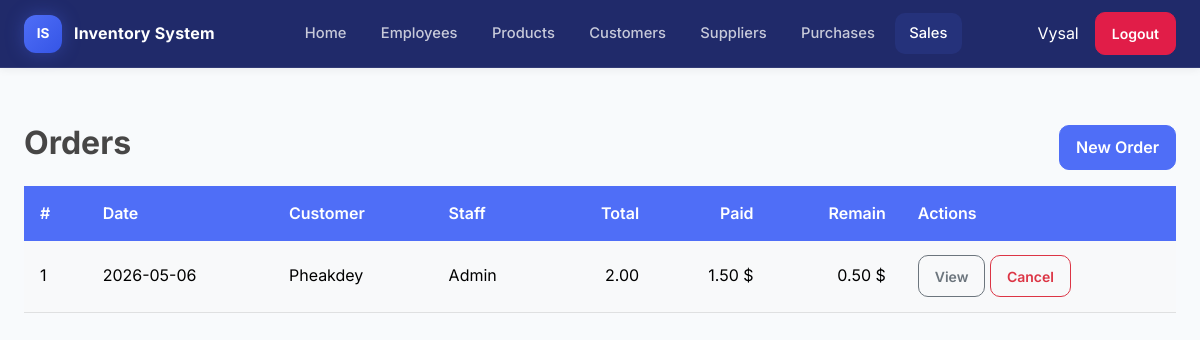
The app's page /orders/ (signed in) with its own data.
### sales/models.py (models this page shows, shortened)
class Order(models.Model):
    customer = models.ForeignKey(Customer, on_delete=models.PROTECT)
    user = models.ForeignKey(
        settings.AUTH_USER_MODEL, on_delete=models.PROTECT, related_name="orders"
    )
    total_amount = models.DecimalField(max_digits=10, decimal_places=2, default=Decimal("0"))
    total_paid = models.DecimalField(max_digits=10, decimal_places=2, default=Decimal("0"))
    total_remain = models.DecimalField(max_digits=10, decimal_places=2, default=Decimal("0"))
    created_at = models.DateTimeField(auto_now_add=True)
    class Meta:
        ordering = ["-created_at"]

### customers/models.py (models this page shows, shortened)
class Customer(models.Model):
    name = models.CharField(max_length=100)
    phone = models.CharField(max_length=20)
    address = models.TextField(blank=True)
    class Meta:
        ordering = ["name"]

### sales/views.py (the view)
# urls.py: path("", views.order_list, name="order_list"),
@login_required
def order_list(request):
    orders = (
        Order.objects.select_related("customer", "user")
        .prefetch_related("items__product")
    )
    return render(request, "sales/order_list.html", {"orders": orders})

### templates/sales/order_list.html (shortened to what this page needs)
{% extends "base.html" %}
{% block content %}
<div class="container">
  <div class="d-flex justify-content-between align-items-center my-3">
    <h2>Orders</h2>
    <a href="{% url 'order_create' %}" class="btn btn-primary">New Order</a>
  </div>
  <div class="table-responsive">
    <table class="table table-light table-hover align-middle">
      <thead>
        <tr>
          <th>#</th>
          <th>Date</th>
          <th>Customer</th>
          <th>Staff</th>
          <th class="text-end">Total</th>
          <th class="text-end">Paid</th>
          <th class="text-end">Remain</th>
          <th>Actions</th>
        </tr>
      </thead>
      <tbody>
        {% for order in orders %}
        <tr>
          <td data-label="#">{{ order.id }}</td>
          <td data-label="Date">{{ order.created_at|date:"Y-m-d" }}</td>
          <td data-label="Customer">{{ order.customer.name }}</td>
          <td data-label="Staff">{{ order.user.get_username }}</td>
          <td data-label="Total" class="text-end">{{ order.total_amount }} </td>
          <td data-label="Paid" class="text-end">{{ order.total_paid }} $</td>
          <td data-label="Remain" class="text-end">{{ order.total_remain }} $</td>
          <td data-label="Actions">
            <a href="{% url 'order_detail' order.id %}"
               class="btn btn-sm btn-outline-secondary">
              View
            </a>
            <a href="{% url 'order_delete' order.id %}"
               class="btn btn-sm btn-outline-danger">
              Cancel
            </a>
          </td>
        </tr>
        {% empty %}
        <tr>
          <td data-label="Message" colspan="8" class="text-muted">
            No orders yet.
          </td>
        </tr>
        {% endfor %}
      </tbody>
    </table>
  </div>
</div>
{% endblock %}

### templates/partials/_navbar.html (shortened to what this page needs)
{% load static %}
 <nav class="navbar" role="navigation" aria-label="Main navigation">
    <a class="brand" href="{% url 'dashboard_home' %}">
      <div class="logo">IS</div>
      <span class="app-name">Inventory System</span>
    </a>
    <ul class="links" role="list">
      <li><a class="nav-link" href="{% url 'dashboard_home' %}">Home</a></li>
      <li><a class="nav-link" href="{% url 'employee_list' %}">Employees</a></li>
      <li><a class="nav-link" href="{% url 'product_list' %}">Products</a></li>
      <li><a class="nav-link" href="{% url 'customer_list' %}">Customers</a></li>
      <li><a class="nav-link" href="{% url 'supplier_list' %}">Suppliers</a></li>
      <li><a class="nav-link" href="{% url 'purchase_list' %}">Purchases</a></li>
      <li><a class="nav-link" href="{% url 'order_list' %}">Sales</a></li>
    </ul>
    <div class="actions">
      {% if user.is_authenticated %}
        <span class="me-2 text-white">{{ user.username }}</span>
        <form method="post" action="{% url 'logout' %}" class="d-inline">
          <button type="submit" class="btn btn-sm btn-danger d-none d-lg-inline-block">Logout</button>
        </form>
      {% else %}
        <a href="{% url 'login' %}" class="btn btn-sm btn-primary d-none d-lg-inline-block">Login</a>
      {% endif %}
    </div>
  </nav>

### static/css/style.css (style rules this page uses)
:root { --primary: #4f6ef7; --primary-dark: #3555e6; --primary-soft: rgba(79, 110, 247, 0.12); --success: #16a34a; --danger: #e11d48; --warning: #f59e0b; --info: #0ea5e9; --nav-bg1: #ffffff; --nav-bg: #040f57e1; --nav-border: rgba(255, 255, 255, 0.08); --nav-link: rgba(255, 255, 255, 0.75); --nav-link-hover: #ffffff; --body-bg: #f8fafc; --surface: #ffffff; --surface-2: #f1f5f9; --text: #474646; --text-muted: #1a1a1a; --border: #e2e8f0; --radius: 14px; --radius-sm: 10px; --shadow-sm: 0 2px 8px rgba(15, 23, 42, 0.06); --shadow-md: 0 10px 30px rgba(15, 23, 42, 0.08); --navbar-height: 68px; --font-main: 'Inter', -apple-system, BlinkMacSystemFont, 'Segoe UI', sans-serif; }
* { box-sizing: border-box; }
html { scroll-behavior: smooth; }
body { margin: 0; padding: 0; font-family: var(--font-main); background: var(--body-bg); color: var(--text); line-height: 1.6; }
a { color: inherit; }
h1, h2, h3, h4, h5, h6 { font-weight: 700; color: var(--text); margin-top: 0; }
.container, .container-fluid { padding-top: 1rem; padding-bottom: 1rem; }
.navbar { display: flex; align-items: center; justify-content: space-between; gap: 1rem; height: var(--navbar-height); padding: 0 1.5rem; background: var(--nav-bg); border-bottom: 1px solid var(--nav-border); position: sticky; width: 100% !important; top: 0; z-index: 1000; box-shadow: var(--shadow-sm); }
.brand { display: flex; align-items: center; gap: 0.75rem; text-decoration: none; flex-shrink: 0; }
.logo { width: 38px; height: 38px; border-radius: 12px; background: linear-gradient(135deg, var(--primary), var(--primary-dark)); color: white; display: flex; align-items: center; justify-content: center; font-size: 0.85rem; font-weight: 700; box-shadow: 0 0px 18px rgba(79, 110, 247, 0.35); }
.app-name { font-size: 1rem; font-weight: 700; color: #ffffff; letter-spacing: 0.2px; }
.links { display: flex; align-items: center; gap: 0.35rem; list-style: none; margin: 0; padding: 0; }
.nav-link { display: flex; align-items: center; gap: 0.5rem; padding: 0.55rem 0.9rem; border-radius: 10px; color: var(--nav-link); text-decoration: none; font-size: 0.92rem; font-weight: 500; transition: all 0.2s ease; }
.nav-link--active { background: var(--primary-soft); color: #ffffff; }
.actions { display: flex; align-items: center; gap: 0.5rem; flex-shrink: 0; }
.table { margin-bottom: 0; vertical-align: middle; }
.table thead th { background: var(--primary); color: #ffffff; border: none; font-weight: 600; }
.table td, .table th { padding: 0.9rem 1rem; }
.table tbody tr { transition: background 0.15s ease; }
.btn { border-radius: 10px; font-weight: 600; padding: 0.6rem 1rem; transition: all 0.2s ease; }
.btn-primary { background: var(--primary); border-color: var(--primary); }
.btn-danger { background: var(--danger); border-color: var(--danger); }
.container, .container-fluid { width: 100%; max-width: 100%; margin: 0 auto; }

### records on screen
Order: id "1", created_at "2026-05-06", customer.name "Pheakdey", user.get_username "Admin", total_amount "2.00", total_paid "1.50", total_remain "0.50"

### other values on screen
{{ user.username }} "Vysal"
